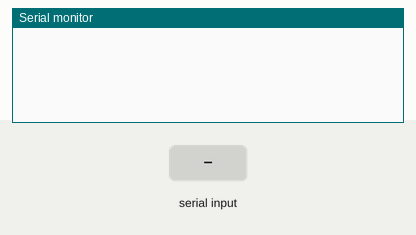
A sketch run on a simulated Arduino Uno, built with avr-gcc and run on an emulated ATmega328P. On the bench: the last lines printed to the serial monitor. The inputs (shaded band) are chosen by the test bench. Random numbers use the default seed unless the sketch sets one.

Above: at 1.2 s.
1.3 s: "dan 19\n" received over Serial
At 2.3 s:
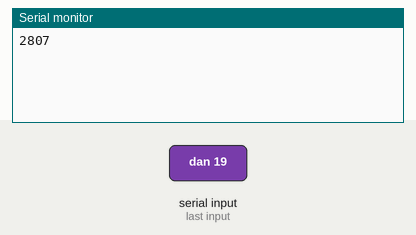
2.8 s: "1" received over Serial
At 2.87 s:
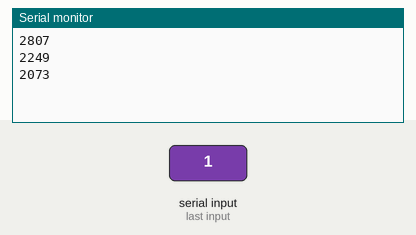
Timing chart, 0 to 5.8 s (numbered marks = the images above; inputs shaded):
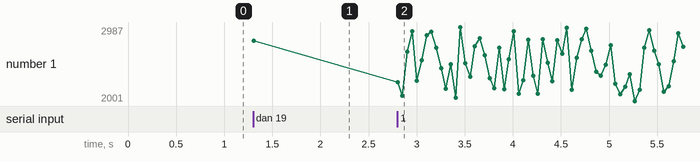

The sketch:

kantarag_rl_k.ino
```cpp
long randNumber;
char t;

void setup()
{
  Serial.begin(9600);
}
void loop(){
  if(Serial.available()>0)
  t=Serial.read();
  if(t=='1')
  {
    // 10'dan 19'a kadar rastgele bir sayı bas
  randNumber = random(2000, 3000);
  Serial.println(randNumber);
  delay(50);
  }
}
```

Measured:
- after the input at 1.3 s, the serial monitor: prints a new line at once (image 1)
- after the input at 2.8 s, the serial monitor: prints a new line at once (image 2)
- plotted number 1: 2807 → 2006 after the input at 2.8 s
